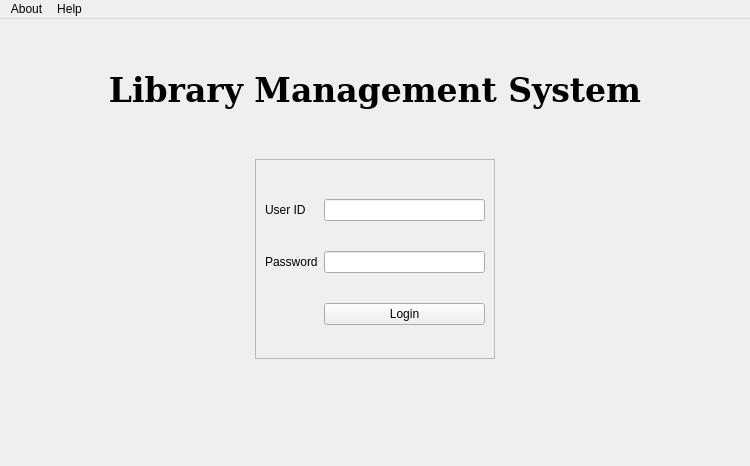
<?xml version="1.0" encoding="UTF-8"?>
<ui version="4.0">
 <class>login</class>
 <widget class="QMainWindow" name="login">
  <property name="geometry">
   <rect>
    <x>0</x>
    <y>0</y>
    <width>750</width>
    <height>466</height>
   </rect>
  </property>
  <property name="sizePolicy">
   <sizepolicy hsizetype="MinimumExpanding" vsizetype="MinimumExpanding">
    <horstretch>0</horstretch>
    <verstretch>0</verstretch>
   </sizepolicy>
  </property>
  <property name="windowTitle">
   <string>Library Management</string>
  </property>
  <widget class="QWidget" name="centralwidget">
   <layout class="QGridLayout" name="gridLayout">
    <item row="3" column="1">
     <widget class="QFrame" name="frame">
      <property name="sizePolicy">
       <sizepolicy hsizetype="MinimumExpanding" vsizetype="MinimumExpanding">
        <horstretch>0</horstretch>
        <verstretch>1</verstretch>
       </sizepolicy>
      </property>
      <property name="minimumSize">
       <size>
        <width>0</width>
        <height>0</height>
       </size>
      </property>
      <property name="maximumSize">
       <size>
        <width>3000</width>
        <height>200</height>
       </size>
      </property>
      <property name="frameShape">
       <enum>QFrame::StyledPanel</enum>
      </property>
      <property name="frameShadow">
       <enum>QFrame::Raised</enum>
      </property>
      <layout class="QGridLayout" name="gridLayout_2">
       <property name="leftMargin">
        <number>9</number>
       </property>
       <property name="bottomMargin">
        <number>0</number>
       </property>
       <property name="verticalSpacing">
        <number>0</number>
       </property>
       <item row="0" column="1">
        <widget class="QLineEdit" name="lineEdit_id">
         <property name="sizePolicy">
          <sizepolicy hsizetype="Expanding" vsizetype="Fixed">
           <horstretch>1</horstretch>
           <verstretch>0</verstretch>
          </sizepolicy>
         </property>
         <property name="text">
          <string/>
         </property>
        </widget>
       </item>
       <item row="0" column="0">
        <widget class="QLabel" name="label">
         <property name="text">
          <string>User ID</string>
         </property>
         <property name="margin">
          <number>0</number>
         </property>
        </widget>
       </item>
       <item row="2" column="0">
        <widget class="QLabel" name="label_2">
         <property name="text">
          <string>Password</string>
         </property>
         <property name="margin">
          <number>0</number>
         </property>
        </widget>
       </item>
       <item row="2" column="1">
        <widget class="QLineEdit" name="lineEdit_password">
         <property name="echoMode">
          <enum>QLineEdit::Password</enum>
         </property>
        </widget>
       </item>
       <item row="3" column="1">
        <widget class="QPushButton" name="pushButton_login">
         <property name="text">
          <string>Login</string>
         </property>
        </widget>
       </item>
      </layout>
     </widget>
    </item>
    <item row="3" column="2">
     <spacer name="horizontalSpacer_5">
      <property name="orientation">
       <enum>Qt::Horizontal</enum>
      </property>
      <property name="sizeHint" stdset="0">
       <size>
        <width>40</width>
        <height>20</height>
       </size>
      </property>
     </spacer>
    </item>
    <item row="2" column="0" colspan="3">
     <spacer name="verticalSpacer">
      <property name="orientation">
       <enum>Qt::Vertical</enum>
      </property>
      <property name="sizeHint" stdset="0">
       <size>
        <width>20</width>
        <height>40</height>
       </size>
      </property>
     </spacer>
    </item>
    <item row="0" column="0" colspan="3">
     <spacer name="verticalSpacer_3">
      <property name="orientation">
       <enum>Qt::Vertical</enum>
      </property>
      <property name="sizeHint" stdset="0">
       <size>
        <width>20</width>
        <height>40</height>
       </size>
      </property>
     </spacer>
    </item>
    <item row="1" column="0" colspan="3">
     <widget class="QLabel" name="label_3">
      <property name="font">
       <font>
        <family>DejaVu Serif</family>
        <pointsize>25</pointsize>
        <weight>75</weight>
        <bold>true</bold>
       </font>
      </property>
      <property name="text">
       <string>Library Management System</string>
      </property>
      <property name="alignment">
       <set>Qt::AlignCenter</set>
      </property>
      <property name="wordWrap">
       <bool>false</bool>
      </property>
      <property name="margin">
       <number>12</number>
      </property>
     </widget>
    </item>
    <item row="4" column="1">
     <spacer name="verticalSpacer_2">
      <property name="orientation">
       <enum>Qt::Vertical</enum>
      </property>
      <property name="sizeHint" stdset="0">
       <size>
        <width>20</width>
        <height>98</height>
       </size>
      </property>
     </spacer>
    </item>
    <item row="3" column="0">
     <spacer name="horizontalSpacer_4">
      <property name="orientation">
       <enum>Qt::Horizontal</enum>
      </property>
      <property name="sizeHint" stdset="0">
       <size>
        <width>40</width>
        <height>20</height>
       </size>
      </property>
     </spacer>
    </item>
   </layout>
  </widget>
  <widget class="QMenuBar" name="menubar">
   <property name="geometry">
    <rect>
     <x>0</x>
     <y>0</y>
     <width>750</width>
     <height>26</height>
    </rect>
   </property>
   <widget class="QMenu" name="menuHelp">
    <property name="title">
     <string>Help</string>
    </property>
   </widget>
   <widget class="QMenu" name="menuAbout">
    <property name="title">
     <string>About</string>
    </property>
   </widget>
   <addaction name="menuAbout"/>
   <addaction name="menuHelp"/>
  </widget>
 </widget>
 <resources/>
 <connections/>
</ui>
